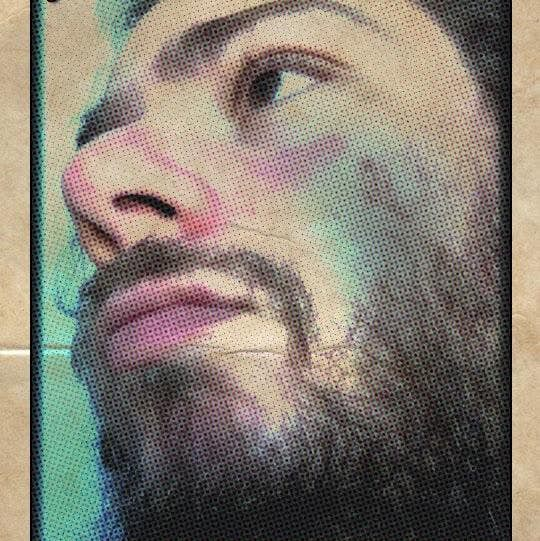
#> input picture INTRODUÇÃO À VISÃO COMPUTACIONAL, ELEMENTOS E PROCESSAMENTO DE IMAGENS DIGITAIS/profile_pic.jpg, 540 x 541 px
$ jupyter execute Processamento_de_imagem_digital.ipynb
#> lines starting #> are read from the running program, lines starting #| are printed output that depends on the picture
[cell 1]
import cv2
import matplotlib.pyplot as plt

[cell 2]
imagem = cv2.imread("profile_pic.jpg")
#> imagem is the input picture: shape (541, 540, 3); mean B, G, R 114.1, 125.2, 132.6
plt.imshow(imagem)

[cell 3]
imagem = cv2.cvtColor(imagem, cv2.COLOR_RGB2BGR)
plt.imshow(imagem)

[cell 4]
plt.hist(imagem.ravel())
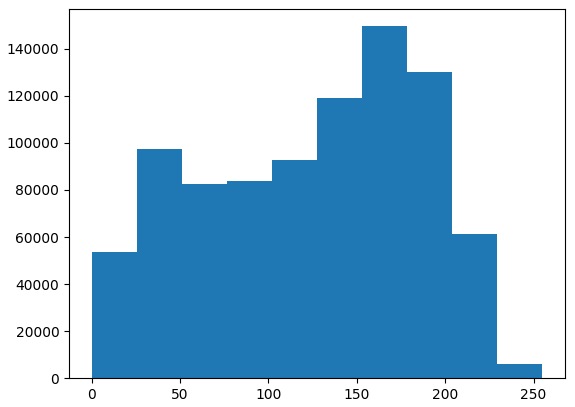
#> figure drawn by matplotlib, 1 panel; tallest bar 149608 high, from x = 153 to 178.5

[cell 5]
imgRavel = imagem.ravel()

[cell 6]
imagempb = cv2.imread("profile_pic.jpg", 0)
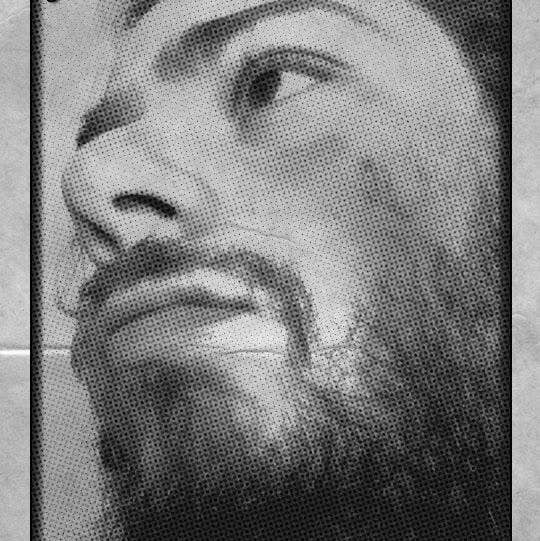
#> imagempb: shape (541, 540); min 0, max 255, mean 126.1
plt.imshow(imagempb)

[cell 7]
imgRavelpb = imagempb.ravel()
plt.hist(imgRavelpb)
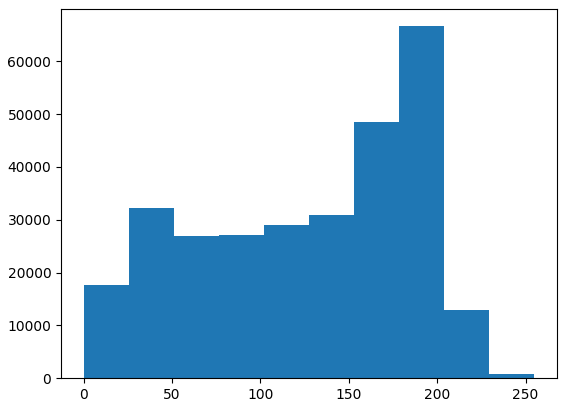
#> figure drawn by matplotlib, 1 panel; tallest bar 66619 high, from x = 178.5 to 204

[cell 8]
equ = cv2.equalizeHist(imagempb)
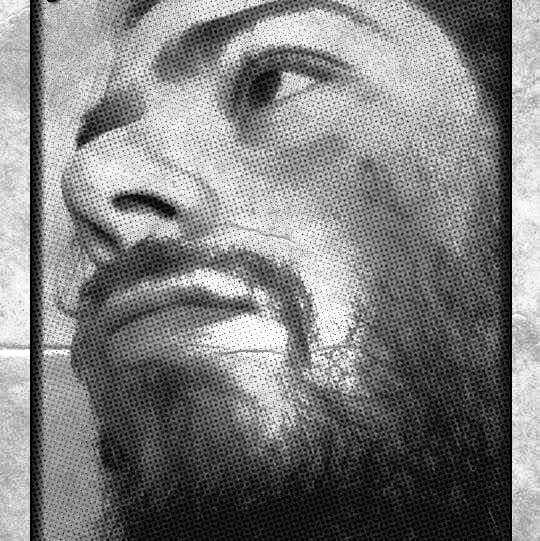
#> equ: shape (541, 540); min 0, max 255, mean 127.6
plt.imshow(equ)

[cell 9]
equRavel = equ.ravel()
plt.hist(equRavel)
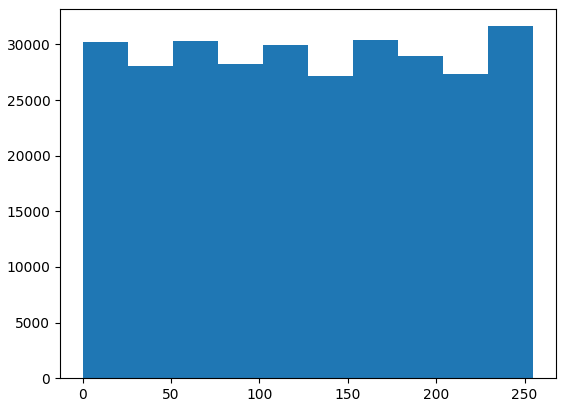
#> figure drawn by matplotlib, 1 panel; tallest bar 31635 high, from x = 229.5 to 255
